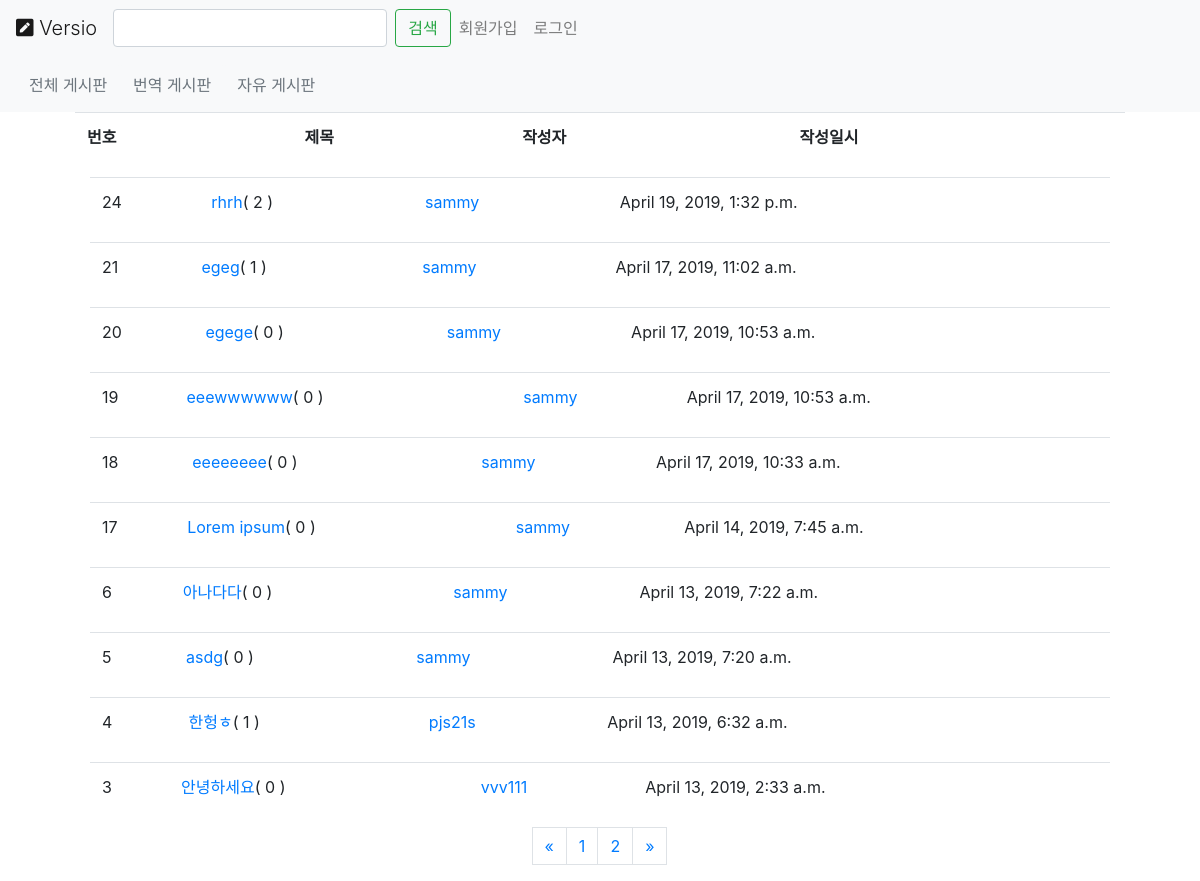
The page /posts/ on the database as committed earlier.
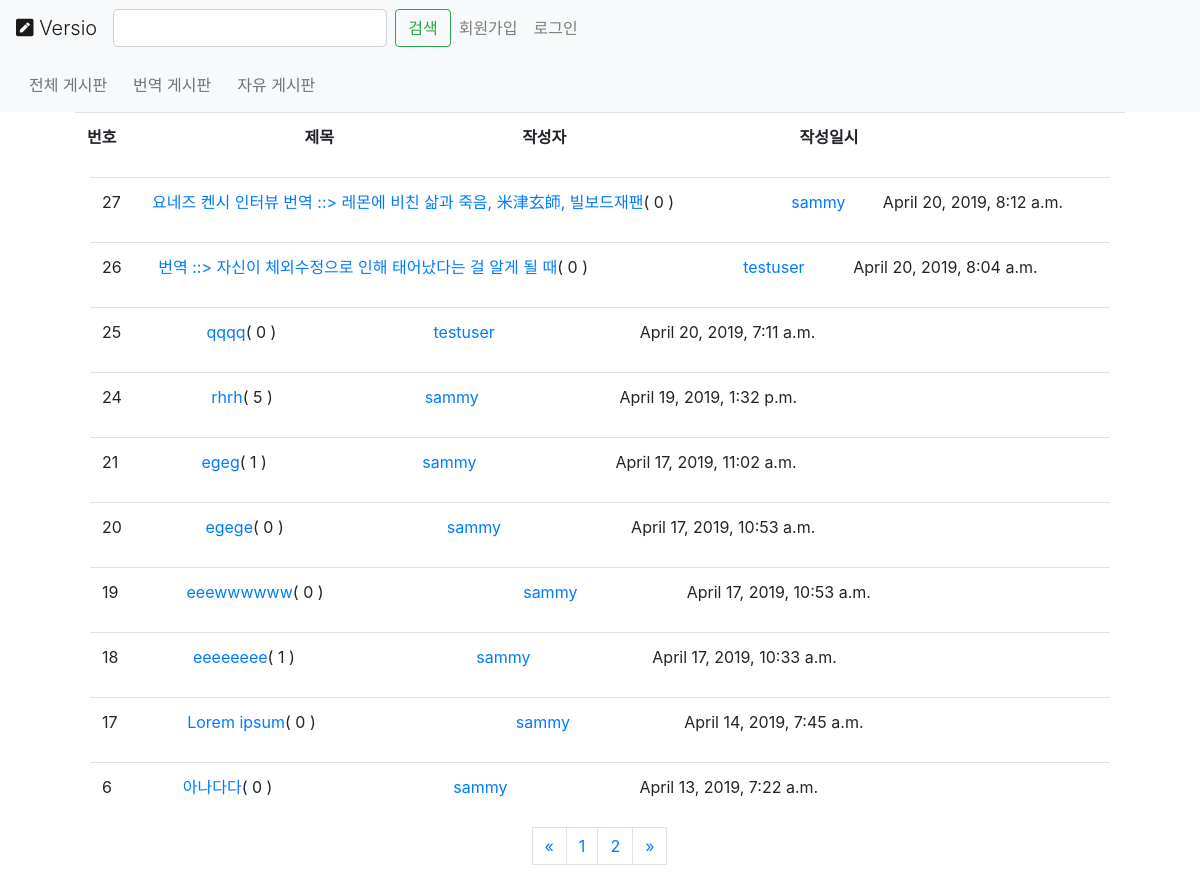
The same page on the database as committed later.
### posts/models.py (models this page shows, shortened)
class Post(models.Model, HitCountMixin):
    user = models.ForeignKey(User, on_delete=models.CASCADE, related_name="posts")
    created_at = models.DateTimeField(auto_now=True)
    text = RichTextField()
    title = models.CharField(max_length=100)
    link = models.URLField()
    class Meta:
        ordering = ["-created_at"]
        unique_together = ["title"]

### posts/views.py (the view)
# urls.py: path('', views.PostList.as_view(), name="all"),
class PostList(generic.ListView):
    model = Post
    paginate_by = 10
    queryset = Post.objects.all()

### posts/templates/posts/post_list.html
{% extends "posts/post_base.html" %}
{% block post_content %}
<div class="col-lg">
	<div class="table-responsive">
		<table class="table">
		<thaed>
			<tr>
			<th scope="col">번호</th>
			<th scope="col">제목</th>
			<th scope="col">작성자</th>
			<th scope="col">작성일시</th>
			</tr>
		</thaed>
		</table>
	</div>
	{% for post in post_list %}
        {% include "posts/_post.html" %}
	{% endfor %}
	{% if is_paginated %}
  	<ul class="pagination justify-content-center">
    {% if page_obj.has_previous %}
      <li><a class="page-link" href="?page={{ page_obj.previous_page_number }}">&laquo;</a></li>
    {% else %}
      <li class="page-link disabled"><span>&laquo;</span></li>
    {% endif %}
    {% for i in paginator.page_range %}
      {% if page_obj.number == i %}
        <li class="active page-link"><span>{{ i }}<span class="sr-only">(current)</span></span></li>
      {% else %}
        <li ><a class="page-link" href="?page={{ i }}">{{ i }}</a></li>
      {% endif %}
    {% endfor %}
    {% if page_obj.has_next %}
      <li><a class="page-link" href="?page={{ page_obj.next_page_number }}">&raquo;</a></li>
    {% else %}
      <li class="page-link disabled"><span>&raquo;</span></li>
    {% endif %}
  	</ul>
	{% endif %}
</div>
{% endblock %}

### posts/templates/posts/_post.html
<div class="table-responsive col-lg">
    <table class="table">
    <tbody>
        <tr scope="row">
          <td>{{post.id}}</td>
          <td ><a href="{% url 'posts:single' username=post.user.username pk=post.pk %}">{{post.title}}</a>( {{post.comments.count}} )</td>
          <td ><a href="{% url 'posts:for_user' username=post.user.username %}">{{post.user.username}}</a></td>
          <td>{{ post.created_at }}</td>
        </tr>
    </tbody>
    </table>
</div>

Rows that differ between the two databases and show on the page:
no longer on this page (row unchanged): Post: id "5", title "asdg", comments.count "0", user.username "sammy", created_at "April 13, 2019, 7:20 a.m."
no longer on this page (row unchanged): Post: id "4", title "한헝ㅎ", comments.count "1", user.username "pjs21s", created_at "April 13, 2019, 6:32 a.m."
no longer on this page (row unchanged): Post: id "3", title "안녕하세요", comments.count "0", user.username "vvv111", created_at "April 13, 2019, 2:33 a.m."
added Post: id "27", title "요네즈 켄시 인터뷰 번역 ::> 레몬에 비친 삶과 죽음, 米津玄師, 빌보드재팬", comments.count "0", user.username "sammy", created_at "April 20, 2019, 8:12 a.m."
added Post: id "26", title "번역 ::> 자신이 체외수정으로 인해 태어났다는 걸 알게 될 때", comments.count "0", user.username "testuser", created_at "April 20, 2019, 8:04 a.m."
added Post: id "25", title "qqqq", comments.count "0", user.username "testuser", created_at "April 20, 2019, 7:11 a.m."
computed for Post "rhrh": comments.count "2" → "5"
computed for Post "eeeeeeee": comments.count "0" → "1"
